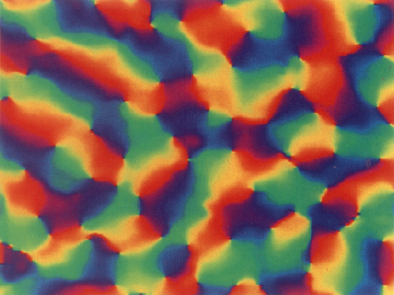
%> input picture mechanistic/v1-topology-blasdel-figure6.png, 394 x 295 px
$ octave segmentation_test.m   (GNU Octave 9; MATLAB toolbox functions it lacks are replaced by stand-ins)
%> lines starting %> are read from the running program, lines starting %| are printed output that depends on the picture
% A test script for colour-segmentation of V1 topological images
% Focusing on Blasdel's differential imaging of orientation columns (1992)
%
% Source:
% http://www.mathworks.com/help/images/examples/color-based-segmentation-us
% ing-k-means-clustering.html

clear all
close all

he = imread('../figures/v1-topology-blasdel-figure6.png');
%> he is the input picture: size 295x394x3 uint8; mean R, G, B 126.9, 99.5, 82
figure()
imshow(he), title('Original image from Blasdel, 1992');

%% Convert image from RGB to L*a*b* colour space
cform = makecform('srgb2lab');
lab_he = applycform(he,cform);
%> lab_he: size 295x394x3 uint8; mean of channels 1, 2, 3 119.8, 139.7, 144.3
ab = double(lab_he(:,:,2:3));
nrows = size(ab,1);
%> nrows = 295
ncols = size(ab,2);
%> ncols = 394
ab = reshape(ab,nrows*ncols,2);

%% Run K means clustering to identify the 6 different colours
nColors = 6;
% repeat the clustering 3 times to avoid local minima
[cluster_idx, cluster_center] = kmeans(ab,nColors,'distance','sqEuclidean', ...
                                      'Replicates',3);
%> cluster_center = [169.5 126.9; 137.5 101; 147.9 184.1; 112.7 171.5; 98.33 144; 183 174.1]
pixel_labels = reshape(cluster_idx,nrows,ncols);
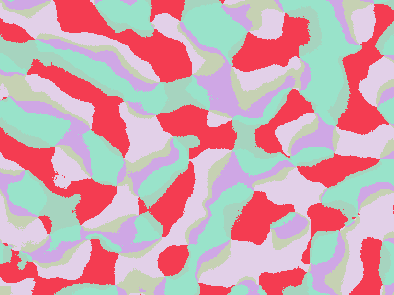
%> pixel_labels: size 295x394 double; 6 distinct labels, from 1 to 6; one colour per label, 0 black
figure()
imshow(pixel_labels,[]), title('image labeled by cluster index');
segmented_images = cell(1,3);
rgb_label = repmat(pixel_labels,[1 1 3]);
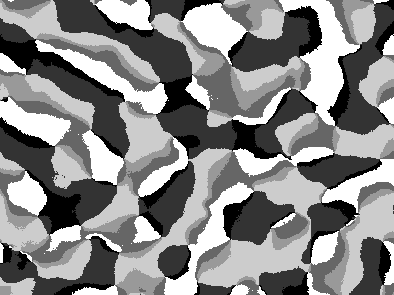
%> rgb_label: size 295x394x3 double; min 1, max 6, mean 3.66; drawn with min black and max white

%% Plot individual segments of original image
% [9 lines of commented-out code are left out]
